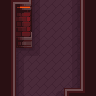

A 2D game scene composited from a Tiled map and its tileset images. What follows is a short description and the map's XML, with every tile layer's data as written:
An orthogonal 6x6 tile map with 16x16 px tiles, 3 tile layers (Back, Walls, Front).

<map version="1.10" tiledversion="1.10.2" orientation="orthogonal" renderorder="right-down" width="6" height="6" tilewidth="16" tileheight="16" infinite="0" nextlayerid="4" nextobjectid="1">
 <properties>
  <property name="PathfindingOffset" value="2 4" />
 </properties>
 <tileset firstgid="1" source="../../../Tilesets/forge_tileset.tsx" />
 <layer id="1" name="Back" width="6" height="6">
  <data encoding="csv">
0,0,202,203,204,0,
0,0,202,203,204,0,
0,0,202,203,204,0,
0,177,232,203,204,0,
0,202,203,203,204,0,
0,202,203,180,229,0
</data>
 </layer>
 <layer id="2" name="Walls" width="6" height="6">
  <data encoding="csv">
79,80,0,0,0,51,
55,105,0,0,0,51,
55,130,0,0,0,51,
55,0,0,0,0,51,
55,0,0,0,0,51,
55,0,0,0,3,27
</data>
 </layer>
 <layer id="3" name="Front" width="6" height="6">
  <data encoding="csv">
0,0,0,0,0,0,
0,0,0,0,0,0,
0,0,0,0,0,0,
0,0,0,0,0,0,
0,0,0,0,0,0,
0,0,0,0,2,0
</data>
 </layer>
</map>
